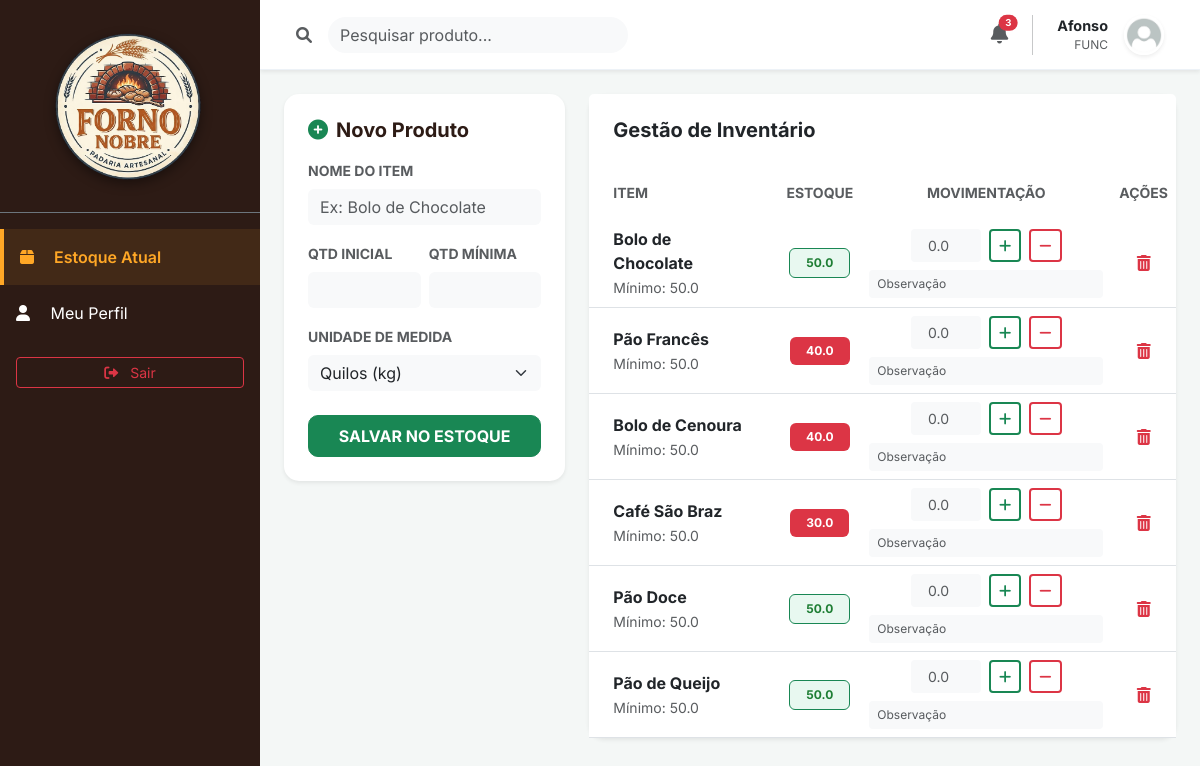
The app's page / (signed in) with its own data.
### app.py (models this page shows)
class Usuario(db.Model):
    id = db.Column(db.Integer, primary_key=True)
    username = db.Column(db.String(50), unique=True)
    email = db.Column(db.String(100), unique=True)
    senha = db.Column(db.String(50))
    nivel = db.Column(db.String(20))
    cpf = db.Column(db.String(14))
    telefone = db.Column(db.String(15))
    foto = db.Column(db.String(200), default='default.png')
    data_nascimento = db.Column(db.String(10))
    ultimo_acesso = db.Column(db.DateTime)

class Insumo(db.Model):
    id = db.Column(db.Integer, primary_key=True)
    nome = db.Column(db.String(100))
    quantidade_atual = db.Column(db.Float, default=0.0)
    quantidade_minima = db.Column(db.Float, default=0.0)
    unidade = db.Column(db.String(20)) # Padronizado para 'unidade'
    categoria = db.Column(db.String(50))

### app.py (the view)
@app.route('/')
def index():
    if 'user_id' not in session: return redirect(url_for('login'))
    user = Usuario.query.get(session['user_id'])
    insumos = Insumo.query.all()
    alertas = [i for i in insumos if (i.quantidade_atual or 0) < (i.quantidade_minima or 0)]
    return render_template('index.html', insumos=insumos, usuario=user, alertas=alertas)

### app.py (called while the page is built)
@app.context_processor
def inject_pendentes():
    if 'user_id' in session:
        user = Usuario.query.get(session['user_id'])
        if user and user.nivel == 'admin':
            contagem = Solicitacao.query.filter_by(status='pendente').count()
            return dict(contagem_pendentes=contagem)
    return dict(contagem_pendentes=0)

### templates/index.html (shortened to what this page needs)
<!DOCTYPE html>
<html lang="pt-br">
<head>
    <link href="https://cdn.jsdelivr.net/npm/bootstrap@5.3.3/dist/css/bootstrap.min.css" rel="stylesheet">
    <link rel="stylesheet" href="{{ url_for('static', filename='style.css') }}">
    <link rel="stylesheet" href="https://cdnjs.cloudflare.com/ajax/libs/font-awesome/6.0.0/css/all.min.css">
</head>
<body class="bg-light">
    <div class="d-flex" id="wrapper">
        <div id="sidebar-wrapper">
            <div class="p-4 border-bottom border-secondary d-flex align-items-center">
                <div class="logo-sidebar me-2">
                    <img src="/static/img/logo.png" alt="Logo">
                </div>
            </div>
            <div class="list-group list-group-flush flex-grow-1 mt-3">
                <a href="/" class="list-group-item list-group-item-action bg-transparent active-nav border-0 py-3">
                    <i class="fas fa-box me-3"></i> Estoque Atual
                </a>
<a href="/perfil" class="list-group-item list-group-item-action bg-transparent text-white border-0 py-3 op-hover">
    <i class="fas fa-user me-3"></i> Meu Perfil
</a>
            </div>
            <div class="p-3">
                <a href="/logout" class="btn btn-outline-danger w-100 btn-sm">
                    <i class="fas fa-sign-out-alt me-2"></i> Sair
                </a>
            </div>
        </div>
        <div id="page-content-wrapper" class="w-100">
            <nav class="navbar navbar-expand-lg navbar-light bg-white py-3 px-4 shadow-sm mb-4">
                <div class="container-fluid">
                    <div class="d-flex align-items-center">
                        <i class="fas fa-search text-muted me-3"></i>
                        <input type="text" id="inputBusca" class="form-control border-0 bg-light" placeholder="Pesquisar produto..." style="width: 300px; border-radius: 20px;">
                    </div>
                    <div class="d-flex align-items-center">
                        <div class="me-4 position-relative" style="cursor: pointer;" data-bs-toggle="modal" data-bs-target="#modalAlertas">
                            <i class="fas fa-bell text-muted fs-5"></i>
                            {% if alertas %}
                            <span class="position-absolute top-0 start-100 translate-middle badge rounded-pill bg-danger" style="font-size: 0.6rem;">
                                {{ alertas|length }}
                            </span>
                            {% endif %}
                        </div>
                        <div class="d-flex align-items-center">
                            <div class="text-end me-3 d-none d-md-block">
                                <div class="fw-bold text-dark mb-0" style="font-size: 0.9rem;">{{ usuario.username }}</div>
                                <div class="text-muted small" style="font-size: 0.75rem;">{{ usuario.nivel|upper }}</div>
                            </div>
                            <img src="/static/uploads/{{ usuario.foto if usuario.foto else 'default.png' }}" class="rounded-circle border border-2 border-white shadow-sm" width="40" height="40" style="object-fit: cover;">
                        </div>
                    </div>
                </div>
            </nav>
            <div class="container-fluid px-4">
                <div class="row">
                    <div class="col-xl-4 col-lg-5">
                        <div class="card border-0 shadow-sm mb-4" style="border-radius: 15px;">
                            <div class="card-body p-4">
                                <h5 class="card-title fw-bold mb-3 d-flex align-items-center">
                                    <i class="fas fa-plus-circle text-success me-2"></i> Novo Produto
                                </h5>
                                <form action="/adicionar_insumo" method="POST">
                                    <div class="mb-3">
                                        <label class="form-label text-muted small fw-bold">NOME DO ITEM</label>
                                        <input type="text" name="nome" class="form-control bg-light border-0" placeholder="Ex: Bolo de Chocolate" required>
                                    </div>
                                    <div class="row g-2 mb-3">
                                        <div class="col-6">
                                            <label class="form-label text-muted small fw-bold">QTD INICIAL</label>
                                            <input type="number" step="0.1" name="quantidade" class="form-control bg-light border-0" required>
                                        </div>
                                        <div class="col-6">
                                            <label class="form-label text-muted small fw-bold">QTD MÍNIMA</label>
                                            <input type="number" step="0.1" name="minimo" class="form-control bg-light border-0" required>
                                        </div>
                                    </div>
                                    <div class="mb-4">
                                        <label class="form-label text-muted small fw-bold">UNIDADE DE MEDIDA</label>
                                        <select name="unidade" class="form-select bg-light border-0">
                                            <option value="kg">Quilos (kg)</option>
                                        </select>
                                    </div>
                                    <button type="submit" class="btn btn-success w-100 fw-bold py-2" style="border-radius: 10px;">
                                        SALVAR NO ESTOQUE
                                    </button>
                                </form>
                            </div>
                        </div>
                    </div>
                    <div class="col-xl-8 col-lg-7">
                        <div class="card border-0 shadow-sm" style="border-radius: 15px;">
                            <div class="card-header bg-white border-0 py-4 px-4">
                                <h5 class="m-0 fw-bold text-dark">Gestão de Inventário</h5>
                            </div>
                            <div class="table-responsive">
                                <table class="table table-hover align-middle mb-0">
                                    <thead class="bg-light">
                                        <tr>
                                            <th class="border-0 px-4 py-3 text-muted small fw-bold">ITEM</th>
                                            <th class="border-0 py-3 text-muted small fw-bold text-center">ESTOQUE</th>
                                            <th class="border-0 py-3 text-muted small fw-bold text-center">MOVIMENTAÇÃO</th>
                                            <th class="border-0 py-3 text-muted small fw-bold text-center">AÇÕES</th>
                                        </tr>
                                    </thead>
                                    <tbody>
                                        {% for item in insumos %}
                                        <tr class="item-row">
                                            <td class="px-4">
                                                <div class="fw-bold text-dark">{{ item.nome }}</div>
                                                <small class="text-muted">Mínimo: {{ item.quantidade_minima }} {{ item.unidade_medida }}</small>
                                            </td>
                                            <td class="text-center">
                                                <span class="badge {% if item.quantidade_atual < item.quantidade_minima %}bg-danger{% else %}bg-success-subtle text-success border border-success{% endif %} px-3 py-2">
                                                    {{ item.quantidade_atual }} {{ item.unidade_medida }}
                                                </span>
                                            </td>
                                            <td style="width: 250px;">
                                                <form action="/movimentar/{{ item.id }}" method="POST">
                                                    <div class="d-flex justify-content-center gap-2 mb-2">
                                                        <input type="number" step="0.1" name="quantidade" class="form-control form-control-sm text-center bg-light border-0" style="width: 70px" placeholder="0.0" required>
                                                        <button name="tipo" value="entrada" class="btn btn-sm btn-outline-success border-2"><i class="fas fa-plus"></i></button>
                                                        <button name="tipo" value="saida" class="btn btn-sm btn-outline-danger border-2"><i class="fas fa-minus"></i></button>
                                                    </div>
                                                    <input type="text" name="motivo" class="form-control form-control-sm bg-light border-0" placeholder="Observação" style="font-size: 0.75rem;">
                                                </form>
                                            </td>
                                            <td class="text-center">
                                                <form action="{{ url_for('excluir_insumo', id=item.id) }}" method="POST" style="display:inline;">
                                                    <button type="submit" class="btn btn-link text-danger p-0" onclick="return confirm('Excluir {{ item.nome }}?')">
                                                        <i class="fas fa-trash-alt"></i>
                                                    </button>
                                                </form>
                                            </td>
                                        </tr>
                                        {% endfor %}
                                    </tbody>
                                </table>
                            </div>
                        </div>
                    </div>
                </div>
            </div>
        </div>
    </div>
</body>
</html>

### static/style.css (style rules this page uses)
:root { --sidebar-bg: #2d1b15; --accent: #ffa726; --bg-main: #f4f7f6; --text-dark: #2d3436; --text-muted: #636e72; --white: #ffffff; --success: #198754; --danger: #e74c3c; --radius: 10px; --shadow-sm: 0 2px 4px rgba(0,0,0,0.05); }
html, body { margin: 0 !important; padding: 0 !important; width: 100%; height: 100%; font-family: 'Inter', sans-serif; background-color: var(--bg-main); }
#wrapper { display: flex; width: 100%; min-height: 100vh; }
#sidebar-wrapper { min-width: 260px; max-width: 260px; background-color: var(--sidebar-bg) !important; color: white; z-index: 1000; transition: all 0.3s; }
#page-content-wrapper { flex: 1; width: 100%; background-color: var(--bg-main); overflow-x: hidden; }
.logo-sidebar { width: 300px !important; height: auto; display: block !important; margin-left: 50% !important; transform: translateX(-17%) !important; position: relative; left: 0; background: transparent !important; border: none !important; border-radius: 0 !important; box-shadow: none !important; padding: 0 !important; }
.logo-sidebar img { width: 100%; height: auto; display: block; object-fit: contain; filter: drop-shadow(0px 4px 6px rgba(0,0,0,0.4)); }
.sidebar-header, #sidebar-wrapper .d-flex { display: flex; flex-direction: column; align-items: center; width: 100%; padding: 10px 0; }
.active-nav { background-color: rgba(255, 167, 38, 0.1) !important; border-left: 4px solid #ffa726 !important; color: #ffa726 !important; font-weight: 600; }
.navbar { height: 70px; background-color: var(--white) !important; border-bottom: 1px solid #edf2f7; }
.card { border: none; border-radius: var(--radius); box-shadow: var(--shadow-sm); }
.bg-success-subtle { background-color: #e8f8f0 !important; color: #1e7e34 !important; border: 1px solid #c3e6cb; }
.card h5 { color: var(--sidebar-bg); }

### records on screen
Usuario: username "Afonso", nivel "FUNC", foto (placeholder picture)
Insumo: nome "Bolo de Chocolate", quantidade_minima "50.0", quantidade_atual "50.0"
Insumo: nome "Pão Francês", quantidade_minima "50.0", quantidade_atual "40.0"
Insumo: nome "Bolo de Cenoura", quantidade_minima "50.0", quantidade_atual "40.0"
Insumo: nome "Café São Braz", quantidade_minima "50.0", quantidade_atual "30.0"
Insumo: nome "Pão Doce", quantidade_minima "50.0", quantidade_atual "50.0"
Insumo: nome "Pão de Queijo", quantidade_minima "50.0", quantidade_atual "50.0"

### other values on screen
{{ alertas|length }} "3"
